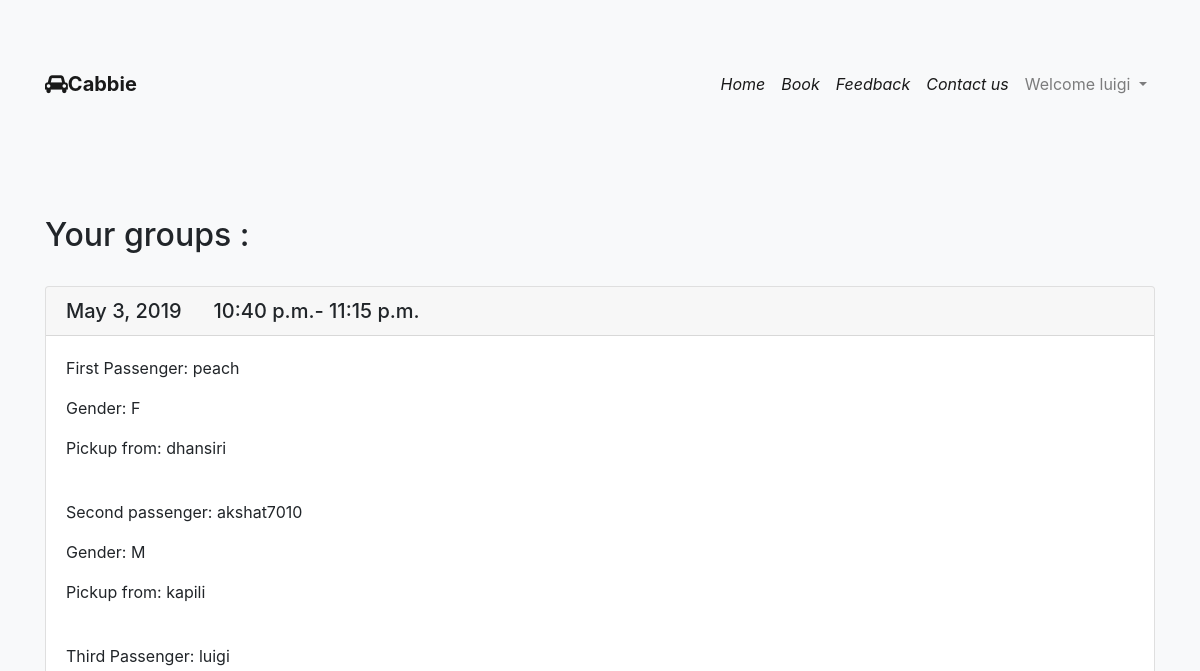
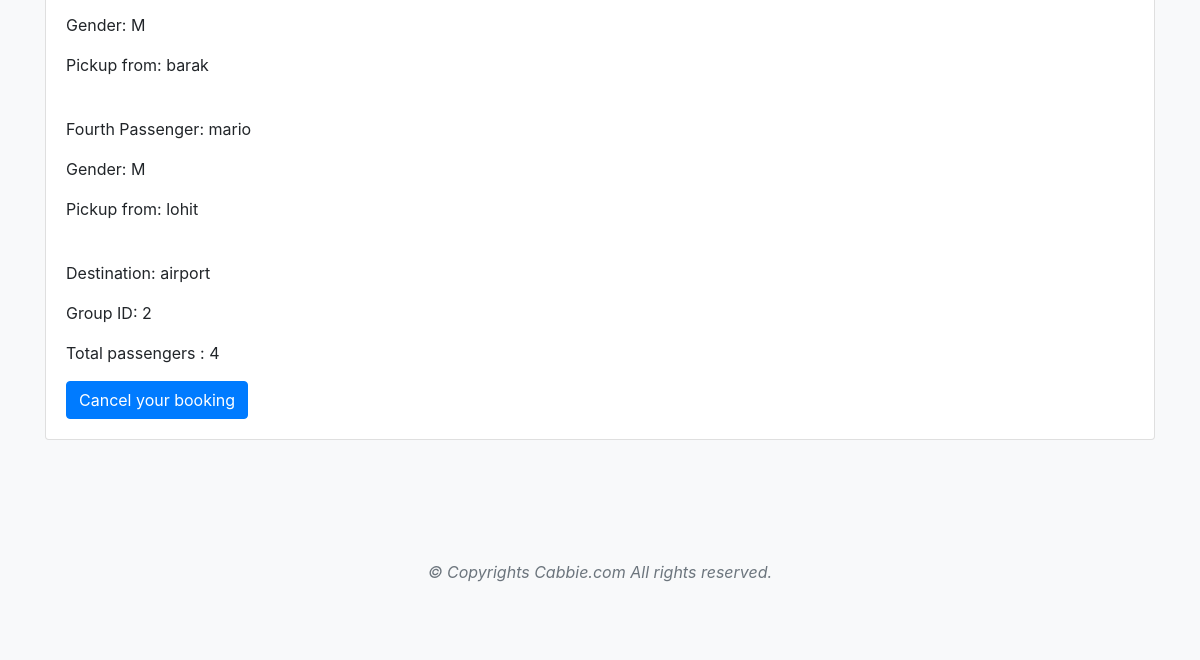
Page /cabs/groups/ (signed in) on the earlier database version (2 pictures, top to bottom).
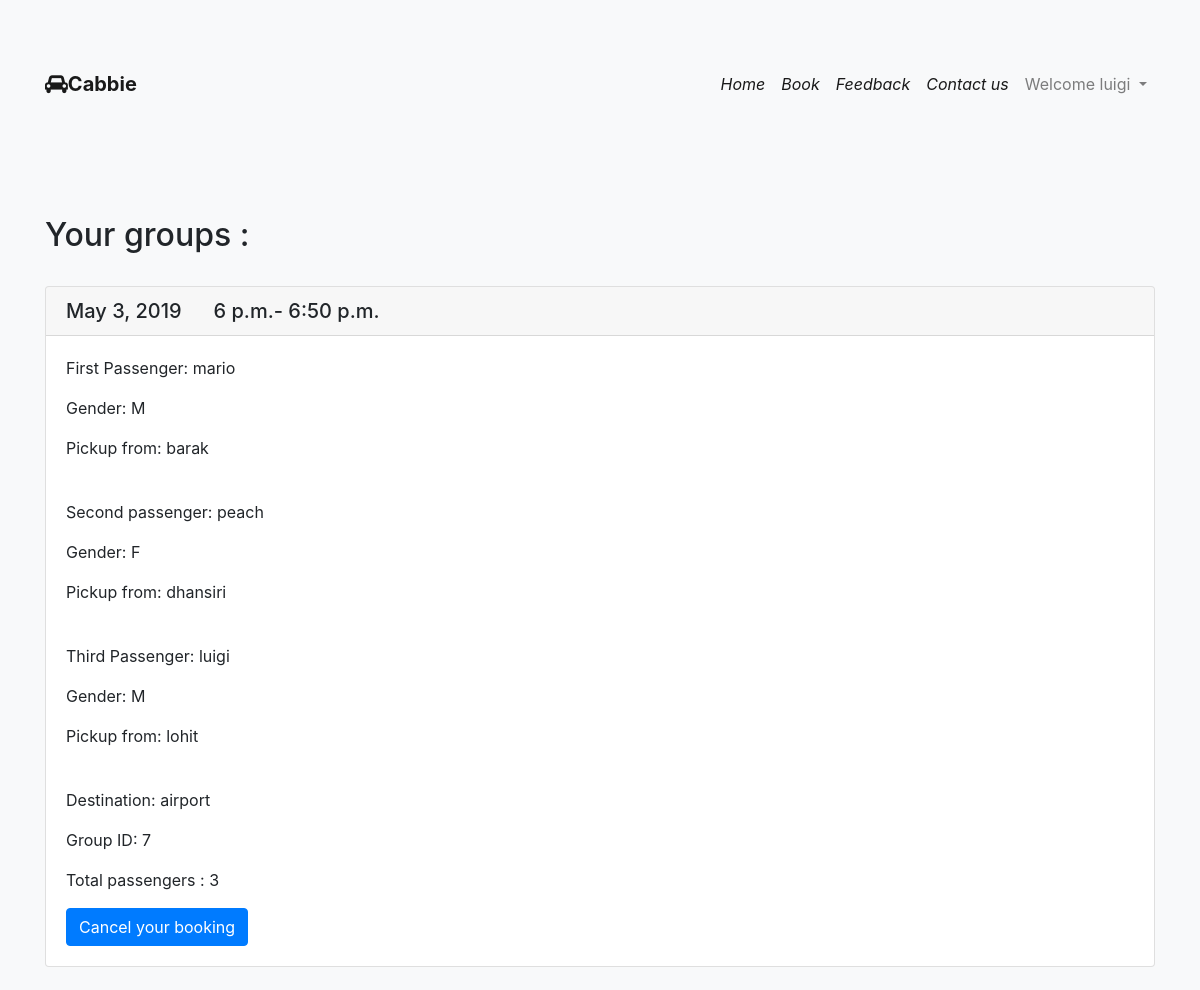
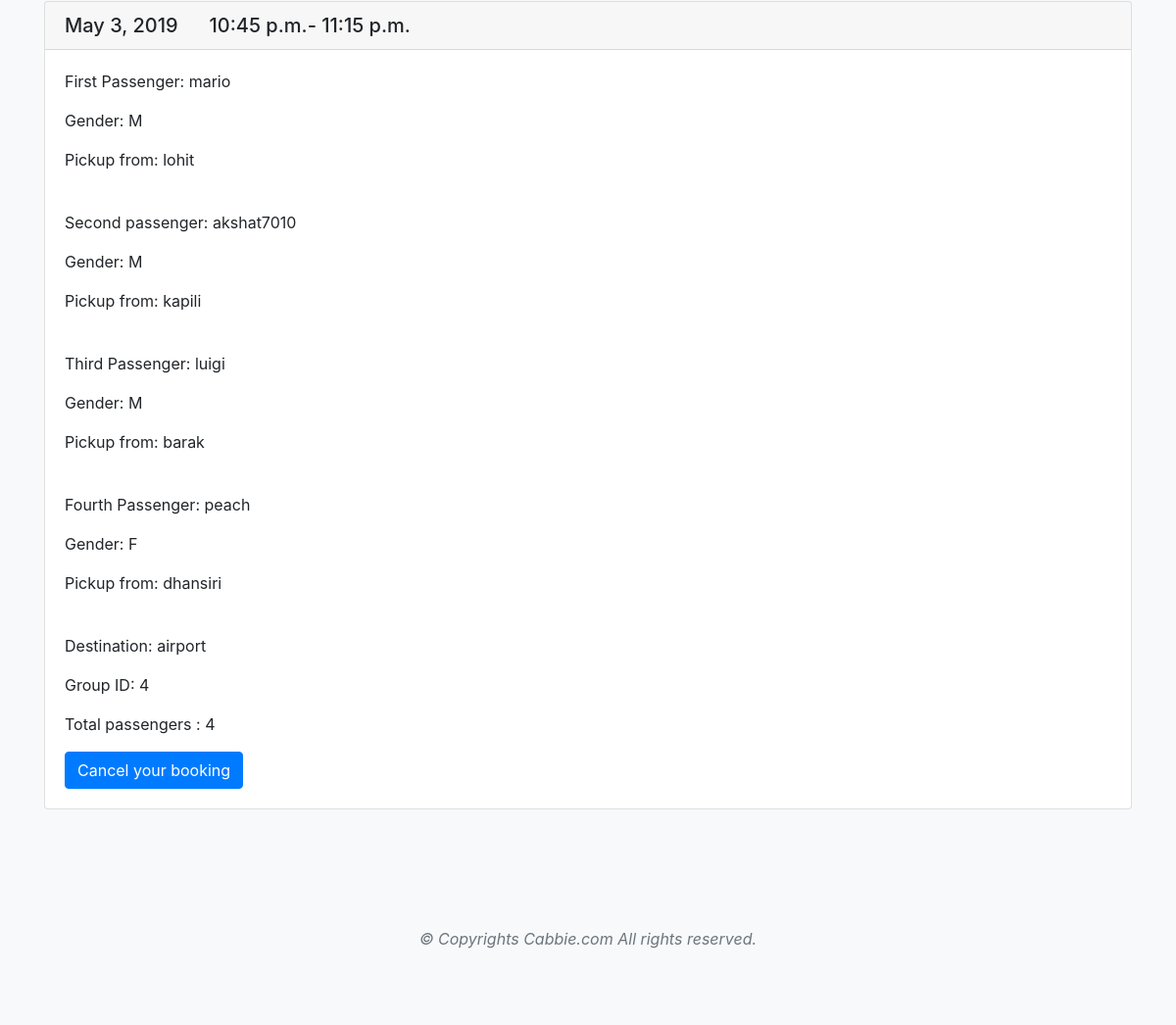
Same page on the later database version (2 pictures, top to bottom).
### cabs/models.py (models this page shows)
class Fgroup4(models.Model):
    created_by1 = models.CharField(max_length=100,default=None)
    passengers1 = models.PositiveIntegerField(validators=[MinValueValidator(1), MaxValueValidator(3)])
    time1 = models.TimeField()
    gender1 = models.CharField(max_length=1, choices=Gchoice, default='M')
    pickup_from1 = models.CharField(max_length=100)
    created_by2 = models.CharField(max_length=100,default=None)
    passengers2 = models.PositiveIntegerField(validators=[MinValueValidator(1), MaxValueValidator(3)])
    time2 = models.TimeField()
    gender2 = models.CharField(max_length=1, choices=Gchoice, default='M')
    pickup_from2 = models.CharField(max_length=100)
    created_by3 = models.CharField(max_length=100, default=None)
    passengers3 = models.PositiveIntegerField(validators=[MinValueValidator(1), MaxValueValidator(3)])
    time3 = models.TimeField()
    gender3 = models.CharField(max_length=1, choices=Gchoice, default='M')
    pickup_from3 = models.CharField(max_length=100)
    created_by4 = models.CharField(max_length=100, default=None)
    passengers4 = models.PositiveIntegerField(validators=[MinValueValidator(1), MaxValueValidator(3)])
    time4 = models.TimeField()
    gender4 = models.CharField(max_length=1, choices=Gchoice, default='M')
    pickup_from4 = models.CharField(max_length=100)
    date = models.DateField()
    destination = models.CharField(max_length=100)
    total_passengers = models.PositiveIntegerField(validators=[MinValueValidator(1), MaxValueValidator(4)],default=None)

class Fgroup3(models.Model):
    created_by1 = models.CharField(max_length=100,default=None)
    passengers1 = models.PositiveIntegerField(validators=[MinValueValidator(1), MaxValueValidator(3)])
    time1 = models.TimeField()
    gender1 = models.CharField(max_length=1, choices=Gchoice, default='M')
    pickup_from1 = models.CharField(max_length=100)
    created_by2 = models.CharField(max_length=100,default=None)
    passengers2 = models.PositiveIntegerField(validators=[MinValueValidator(1), MaxValueValidator(3)])
    time2 = models.TimeField()
    gender2 = models.CharField(max_length=1, choices=Gchoice, default='M')
    pickup_from2 = models.CharField(max_length=100)
    created_by3 = models.CharField(max_length=100, default=None)
    passengers3 = models.PositiveIntegerField(validators=[MinValueValidator(1), MaxValueValidator(3)])
    time3 = models.TimeField()
    gender3 = models.CharField(max_length=1, choices=Gchoice, default='M')
    pickup_from3 = models.CharField(max_length=100)
    date = models.DateField()
    destination = models.CharField(max_length=100)
    total_passengers = models.PositiveIntegerField(validators=[MinValueValidator(1), MaxValueValidator(4)],default=None)

### cabs/views.py (the view)
@login_required(login_url="/cabs/login/")
def groups_view(request):
    queryset1 = Fgroup2.objects.filter(
        Q(created_by1__iexact=request.user.username) | Q(created_by2__iexact=request.user.username)
    )
    queryset2 = Fgroup3.objects.filter(
        Q(created_by1__iexact=request.user.username) | Q(created_by2__iexact=request.user.username)
        | Q(created_by3__iexact=request.user.username)
    )
    queryset3 = Fgroup4.objects.filter(
        Q(created_by1__iexact=request.user.username) | Q(created_by2__iexact=request.user.username)
        | Q(created_by3__iexact=request.user.username) | Q(created_by4__iexact=request.user.username)
    )
    context = {
        "groups2_list": queryset1,
        "groups3_list": queryset2,
        "groups4_list": queryset3,
        "title": "Your groups"
    }
    return render(request, 'groups.html', context)

### templates/groups.html (shortened to what this page needs)
{% extends 'base1.html' %}
{% load static %}
{% block content %}
<div class="bg-light py-5">
    <div class="container py-5">
        <h2>{{ title }} :</h2>
        <br>
        {% for obj in groups3_list %}
        <div class="card">
          <h5 class="card-header">{{ obj.date}}  &nbsp; &nbsp;&nbsp;
              {% if obj.time3 < obj.time1 and obj.time3 < obj.time2 %}
              {{ obj.time3}}-
              {% endif %}
              {% if obj.time1 > obj.time2 and obj.time1 > obj.time3 %}
              {{ obj.time1}}
              {% endif %}
          </h5>
          <div class="card-body">
            <p class="card-text">First Passenger: {{ obj.created_by1}}</p>
              <p class="card-text">Gender: {{ obj.gender1}}</p>
              <p class="card-text">Pickup from: {{ obj.pickup_from1}}</p><br>
              <p class="card-text">Second passenger: {{ obj.created_by2}}</p>
              <p class="card-text">Gender: {{ obj.gender2}}</p>
              <p class="card-text">Pickup from: {{ obj.pickup_from2}}</p><br>
              <p class="card-text">Third Passenger: {{ obj.created_by3}}</p>
              <p class="card-text">Gender: {{ obj.gender3}}</p>
              <p class="card-text">Pickup from: {{ obj.pickup_from3}}</p><br>
              <p class="card-text">Destination: {{ obj.destination}}</p>
             <p class="card-text">Group ID: {{ obj.id}}</p>
              <p class="card-text">Total passengers : {{ obj.total_passengers}}</p>
            <a class="btn btn-primary" href="{{obj.id}}/Gcancel3" onclick="myFunction();">Cancel your booking</a>
          </div>
        </div>
        <br>
{% endfor %}
        {% for obj in groups4_list %}
        <div class="card">
          <h5 class="card-header">{{ obj.date}}  &nbsp; &nbsp;&nbsp;
              {% if obj.time1 < obj.time2 and obj.time1 < obj.time3 and obj.time1 < obj.time4 %}
              {{ obj.time1}}-
              {% endif %}
              {% if obj.time3 < obj.time1 and obj.time3 < obj.time2 and obj.time3 < obj.time4%}
              {{ obj.time3}}-
              {% endif %}
              {% if obj.time2 > obj.time1 and obj.time2 > obj.time3 and obj.time2 > obj.time4%}
              {{ obj.time2}}
              {% endif %}
          </h5>
          <div class="card-body">
            <p class="card-text">First Passenger: {{ obj.created_by1}}</p>
              <p class="card-text">Gender: {{ obj.gender1}}</p>
              <p class="card-text">Pickup from: {{ obj.pickup_from1}}</p><br>
              <p class="card-text">Second passenger: {{ obj.created_by2}}</p>
              <p class="card-text">Gender: {{ obj.gender2}}</p>
              <p class="card-text">Pickup from: {{ obj.pickup_from2}}</p><br>
              <p class="card-text">Third Passenger: {{ obj.created_by3}}</p>
              <p class="card-text">Gender: {{ obj.gender3}}</p>
              <p class="card-text">Pickup from: {{ obj.pickup_from3}}</p><br>
              <p class="card-text">Fourth Passenger: {{ obj.created_by4}}</p>
              <p class="card-text">Gender: {{ obj.gender4}}</p>
              <p class="card-text">Pickup from: {{ obj.pickup_from4}}</p><br>
              <p class="card-text">Destination: {{ obj.destination}}</p>
             <p class="card-text">Group ID: {{ obj.id}}</p>
              <p class="card-text">Total passengers : {{ obj.total_passengers}}</p>
            <a class="btn btn-primary" href="{{obj.id}}/Gcancel4" onclick="myFunction();">Cancel your booking</a>
          </div>
        </div>
        <br>
{% endfor %}
    </div>
</div>
{% endblock %}

### templates/base1.html (shortened to what this page needs)
{% load static %}
<!DOCTYPE html>
<html lang="en">
<head>
    <link rel="stylesheet" href="https://cdnjs.cloudflare.com/ajax/libs/twitter-bootstrap/4.3.1/css/bootstrap.min.css"
>
    <link rel="stylesheet" href="https://stackpath.bootstrapcdn.com/font-awesome/4.7.0/css/font-awesome.min.css"
>
    <link rel="stylesheet" type="text/css" href="{% static 'css/aboutusstyle.css' %}">
    <link href="{% static 'css/poststyle.css' %}" rel="stylesheet">
    <link href="{% static 'css/requeststyle.css' %}" rel="stylesheet">
</head>
<body class="bg-light py-5">
<nav class="navbar navbar-expand-lg navbar-light bg-light py-3">
    <div class="container"><a href="{% url 'cabs:main' %}" class="navbar-brand d-flex align-items-center"> <i
            class="fa fa-car" aria-hidden="true"></i></i><strong>Cabbie</strong></a>
        <div id="navbarSupportedContent" class="collapse navbar-collapse">
            <ul class="navbar-nav ml-auto">
                <li class="nav-item active"><a href="{% url 'cabs:main' %}" class="nav-link font-italic"> Home </a></li>
                <li class="nav-item active"><a href="{% url 'cabs:post' %}" class="nav-link font-italic"> Book </a></li>
                <li class="nav-item active"><a href="{% url 'cabs:feedback' %}" class="nav-link font-italic">
                    Feedback </a></li>
                <li class="nav-item active"><a href="{% url 'cabs:contact' %}" class="nav-link font-italic">Contact
                    us </a></li>
                {% if user.is_authenticated %}
        <li class="nav-item dropdown">
        <a class="nav-link dropdown-toggle" href="#" id="navbarDropdown" role="button" data-toggle="dropdown" aria-haspopup="true" aria-expanded="false">
          Welcome {{user.username}}
        </a>
      </li>
        {% endif %}
            </ul>
        </div>
    </div>
</nav>
{% block content %} {% endblock %}
<footer class="bg-light pb-5">
    <div class="container text-center">
        <p class="font-italic text-muted mb-0">&copy; Copyrights Cabbie.com All rights reserved.</p>
    </div>
</footer>
</body>
</html>

Differences in the rows shown:
removed Fgroup4: date "May 3, 2019", time1 "10:40 p.m.", time2 "11:15 p.m.", created_by1 "peach", gender1 "F", pickup_from1 "dhansiri", created_by2 "akshat7010", gender2 "M", pickup_from2 "kapili", created_by3 "luigi", gender3 "M", pickup_from3 "barak", created_by4 "mario", gender4 "M", pickup_from4 "lohit", destination "airport", id "2", total_passengers "4"
added Fgroup3: date "May 3, 2019", time3 "6 p.m.", time1 "6:50 p.m.", created_by1 "mario", gender1 "M", pickup_from1 "barak", created_by2 "peach", gender2 "F", pickup_from2 "dhansiri", created_by3 "luigi", gender3 "M", pickup_from3 "lohit", destination "airport", id "7", total_passengers "3"
added Fgroup4: date "May 3, 2019", time3 "10:45 p.m.", time2 "11:15 p.m.", created_by1 "mario", gender1 "M", pickup_from1 "lohit", created_by2 "akshat7010", gender2 "M", pickup_from2 "kapili", created_by3 "luigi", gender3 "M", pickup_from3 "barak", created_by4 "peach", gender4 "F", pickup_from4 "dhansiri", destination "airport", id "4", total_passengers "4"
